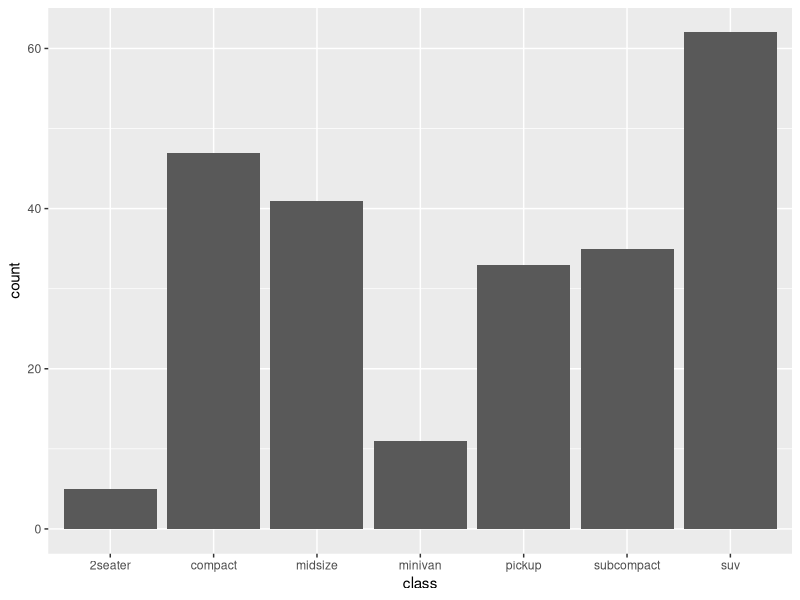
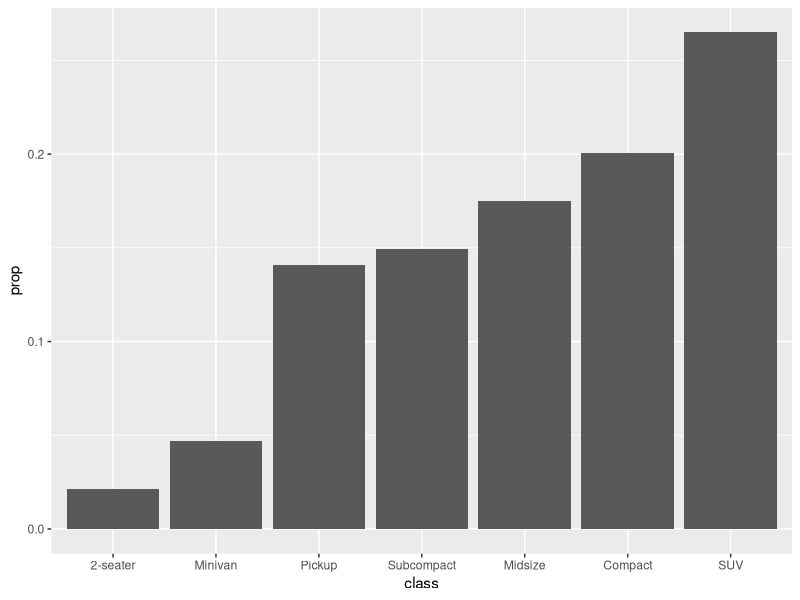
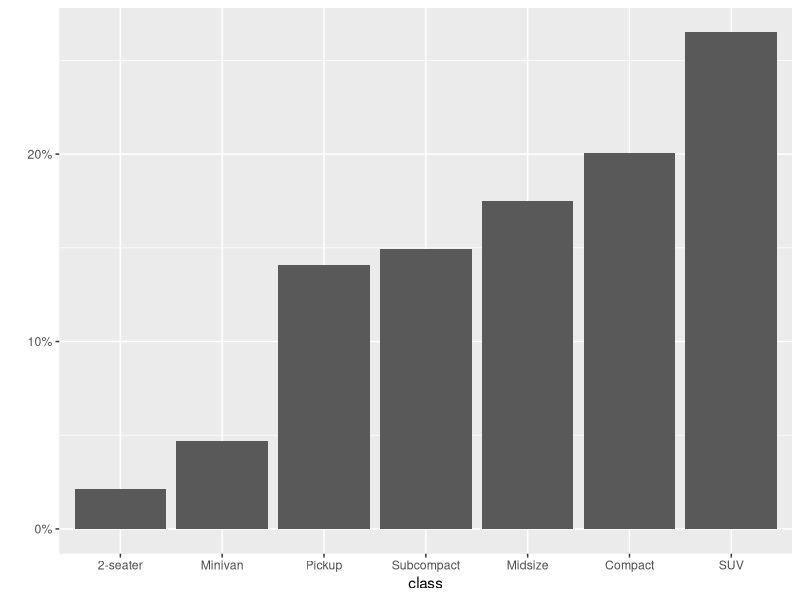
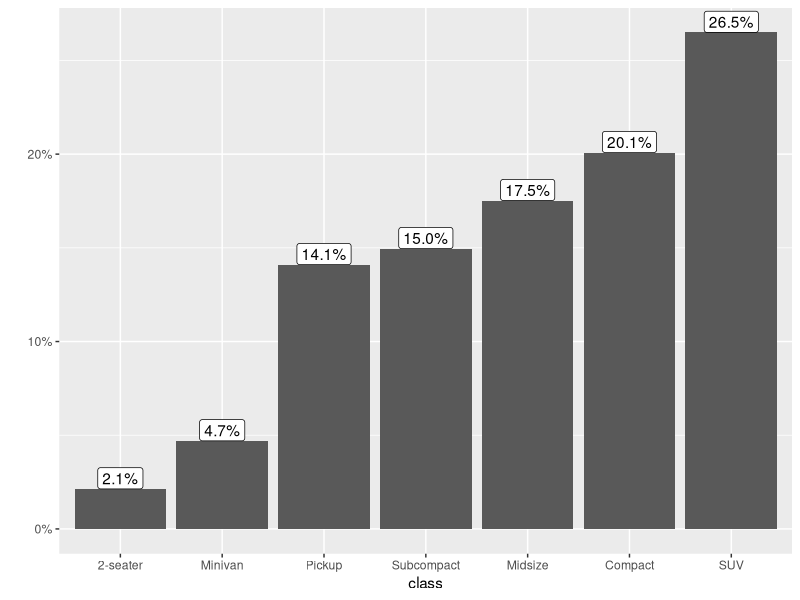
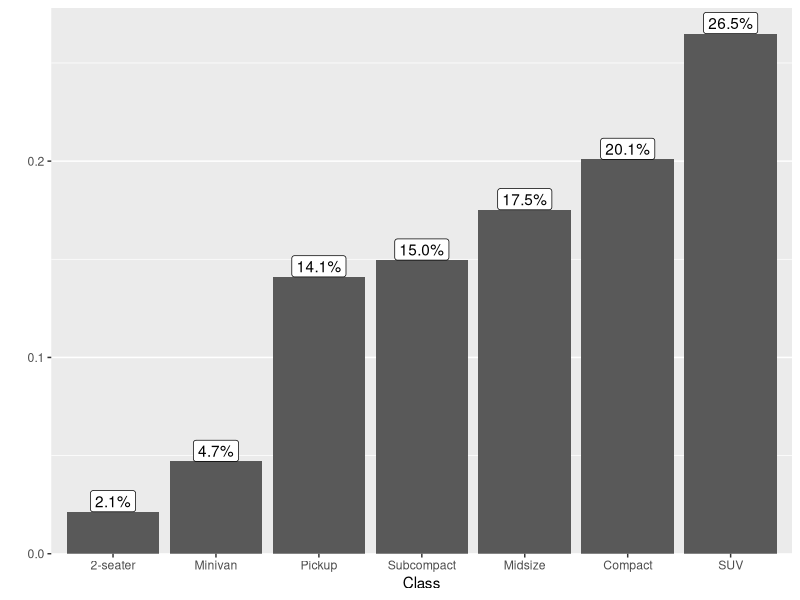
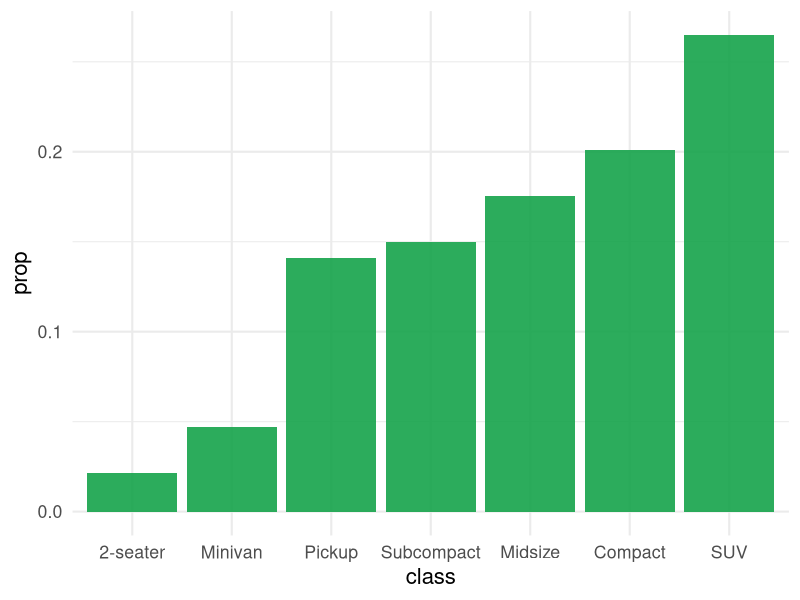

Write the R code that produced these figures, in order.
## ---- chunk 1
#| label: setup
#| message: false
library(tidyverse)
library(scales)
## ---- chunk 2
#| label: data
head(mpg)
## ---- chunk 3
#| label: step-1
ggplot(mpg, aes(x = class)) +
  geom_bar()
## ---- chunk 4
class_props <- mpg |>
  count(class) |>
  mutate(
    prop = n / sum(n),
    class = case_match(
      class,
      "2seater" ~ "2-seater",
      "suv" ~ "SUV",
      .default = str_to_sentence(class)
    ),
    class = fct_reorder(class, prop)
  )

ggplot(class_props, aes(x = class, y = prop)) +
  geom_col()
## ---- chunk 5
ggplot(class_props, aes(x = class, y = prop)) +
  geom_col() +
  scale_y_continuous(labels = percent_format(accuracy = 1)) +
  labs(y = "")
## ---- chunk 6
ggplot(class_props, aes(x = class, y = prop)) +
  geom_col() +
  geom_label(aes(label = percent(prop, 0.1)), vjust = 0) +
  scale_y_continuous(labels = percent_format(accuracy = 1)) +
  labs(y = "")
## ---- chunk 7
ggplot(class_props, aes(x = class, y = prop)) +
  geom_col() +
  geom_label(aes(label = percent(prop, 0.1)), vjust = 0) +
  labs(x = "Class", y = "") +
  scale_y_continuous(expand = expansion(c(0, 0.05))) +
  theme(panel.grid.major.x = element_blank())
## ---- chunk 8
# Set the default ggplot theme and geom defaults
base_size <- 16
primary <- "#16a34a"
gray <- "gray20"

theme_set(theme_minimal(base_size = base_size))

update_geom_defaults("col", list(alpha = .9, linewidth = .25, fill = primary))
update_geom_defaults("label", list(size = (base_size * .8) / .pt, color = gray))

geom_label <- function(
  ...,
  label.size = NA,
  label.padding = unit(.25, "lines")
) {
  ggplot2::geom_label(
    ...,
    label.size = label.size,
    label.padding = label.padding
  )
}

ggplot(class_props, aes(x = class, y = prop)) +
  geom_col()
